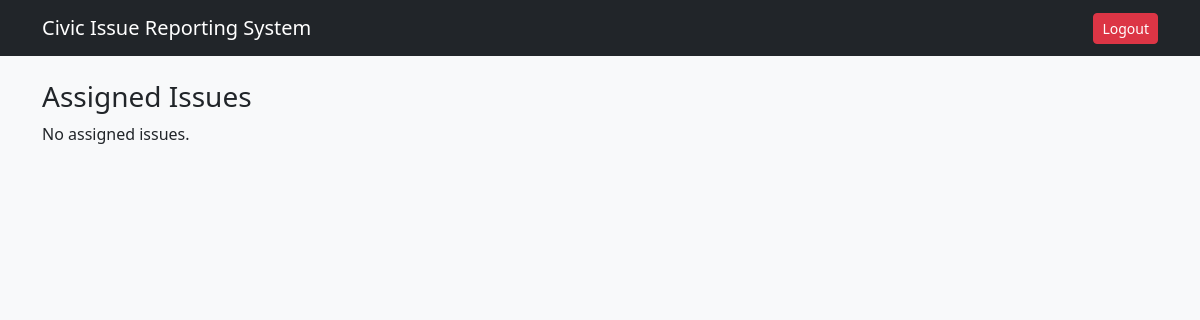
The page /authority/ (signed in) on the database as committed earlier.
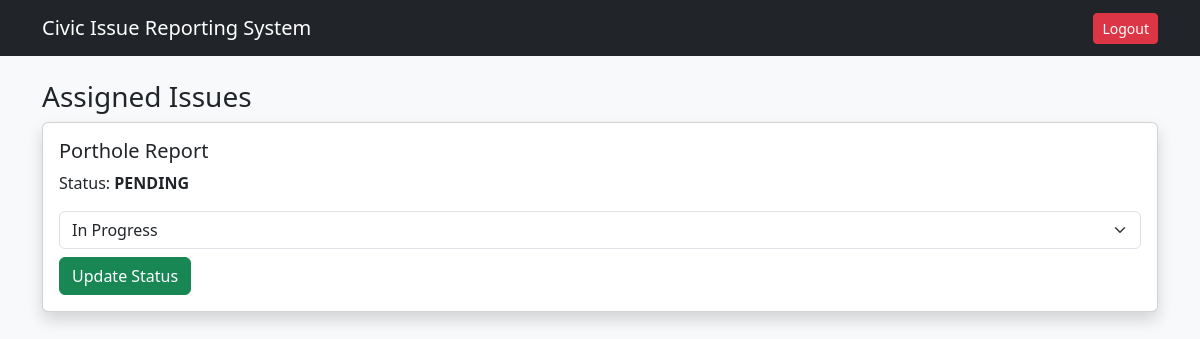
The same page on the database as committed later.
### issues/models.py (models this page shows, shortened)
class Issue(models.Model):
    CATEGORY_CHOICES = [
        ('POTHOLE', 'Pothole'),
        ('GARBAGE', 'Garbage'),
        ('WATER', 'Water Leakage'),
        ('STREETLIGHT', 'Street Light'),
        ('DRAINAGE', 'Drainage'),
        ('OTHER', 'Other'),
    ]
    STATUS_CHOICES = [
        ('PENDING', 'Pending'),
        ('IN_PROGRESS', 'In Progress'),
        ('RESOLVED', 'Resolved'),
    ]
    user = models.ForeignKey(User, on_delete=models.CASCADE)
    title = models.CharField(max_length=100)
    description = models.TextField()
    image = models.ImageField(upload_to='issue_images/', null=True, blank=True)
    category = models.CharField(max_length=20, choices=CATEGORY_CHOICES)
    status = models.CharField(max_length=20, choices=STATUS_CHOICES, default='PENDING')
    latitude = models.FloatField()
    longitude = models.FloatField()
    priority = models.IntegerField(default=0)
    assigned_to = models.ForeignKey(
        User,
        on_delete=models.SET_NULL,
        null=True,
        blank=True,
        related_name="assigned_issues"
    )
    created_at = models.DateTimeField(auto_now_add=True)
    updated_at = models.DateTimeField(auto_now=True)

### issues/views.py (the view)
# urls.py: path('authority/', views.authority_dashboard, name='authority_dashboard'),
@staff_member_required
def authority_dashboard(request):
    issues = Issue.objects.filter(assigned_to=request.user)
    return render(request, 'authority/dashboard.html', {'issues': issues})

### issues/templates/authority/dashboard.html (shortened to what this page needs)
{% extends "base.html" %}
{% block content %}
<h3>Assigned Issues</h3>
{% for issue in issues %}
<div class="card mb-3 shadow">
    <div class="card-body">
        <h5>{{ issue.title }}</h5>
        <p>Status: <strong>{{ issue.status }}</strong></p>
        <form method="post" action="{% url 'update_status' issue.id %}">
            <select name="status" class="form-select mb-2">
                <option value="IN_PROGRESS">In Progress</option>
            </select>
            <button class="btn btn-success">Update Status</button>
        </form>
    </div>
</div>
{% empty %}
<p>No assigned issues.</p>
{% endfor %}
{% endblock %}

Rows that differ between the two databases and show on the page:
now on this page (row edited): Issue: title "Porthole Report", status "PENDING"
Other text that changed with them:
text no longer shown: "No assigned issues."
